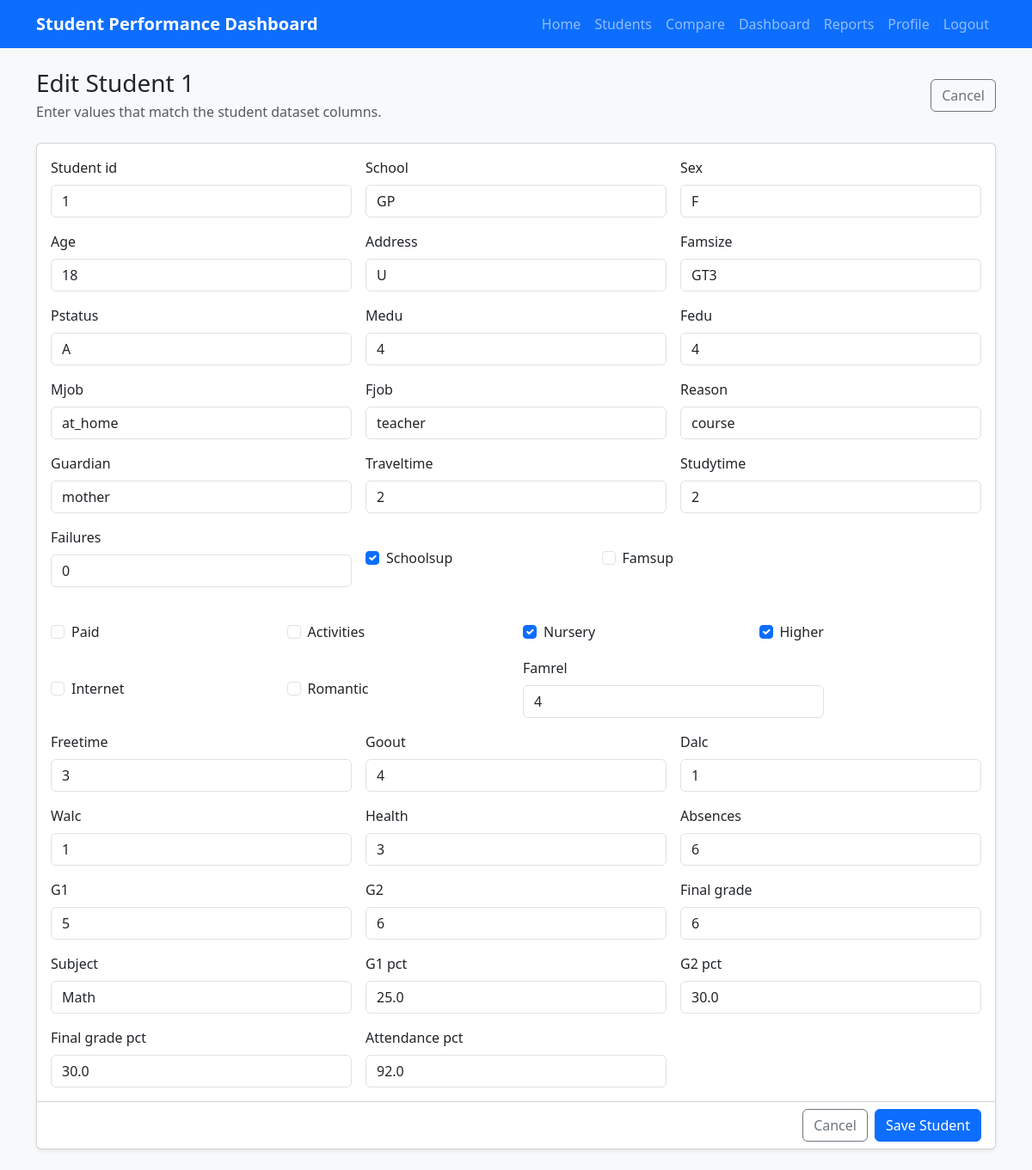
Page /students/1/edit/ (signed in) on the committed database.
### students/models.py (models this page shows, shortened)
class Student(models.Model):
    student_id = models.PositiveIntegerField(unique=True)
    school = models.CharField(max_length=10)
    sex = models.CharField(max_length=1)
    age = models.PositiveIntegerField()
    address = models.CharField(max_length=1)
    famsize = models.CharField(max_length=5)
    Pstatus = models.CharField(max_length=1)
    Medu = models.PositiveIntegerField()
    Fedu = models.PositiveIntegerField()
    Mjob = models.CharField(max_length=30)
    Fjob = models.CharField(max_length=30)
    reason = models.CharField(max_length=30)
    guardian = models.CharField(max_length=30)
    traveltime = models.PositiveIntegerField()
    studytime = models.PositiveIntegerField(db_index=True)
    failures = models.PositiveIntegerField()
    schoolsup = models.BooleanField()
    famsup = models.BooleanField()
    paid = models.BooleanField()
    activities = models.BooleanField()
    nursery = models.BooleanField()
    higher = models.BooleanField()
    internet = models.BooleanField()
    romantic = models.BooleanField()
    famrel = models.PositiveIntegerField()
    freetime = models.PositiveIntegerField()
    goout = models.PositiveIntegerField()
    Dalc = models.PositiveIntegerField()
    Walc = models.PositiveIntegerField()
    health = models.PositiveIntegerField()
    absences = models.PositiveIntegerField()
    G1 = models.PositiveIntegerField()
    G2 = models.PositiveIntegerField()
    final_grade = models.PositiveIntegerField()
    subject = models.CharField(max_length=20, db_index=True)
    G1_pct = models.FloatField()
    G2_pct = models.FloatField()
    final_grade_pct = models.FloatField(db_index=True)
    attendance_pct = models.FloatField(db_index=True)
    class Meta:
        ordering = ['student_id']

### students/views.py (the view, shortened to what this page needs)
# urls.py: path('<int:pk>/edit/', views.StudentUpdateView.as_view(), name='student_update'),
class StudentUpdateView(LoginRequiredMixin, UpdateView):
    model = Student
    form_class = StudentForm
    template_name = 'students/student_form.html'

### templates/students/student_form.html (shortened to what this page needs)
{% extends 'base.html' %}
{% block content %}
<div class="d-flex justify-content-between align-items-center mb-4">
    <div>
        <h1 class="h3 mb-1">{% if object %}Edit Student {{ object.student_id }}{% else %}Add Student{% endif %}</h1>
        <p class="text-muted mb-0">Enter values that match the student dataset columns.</p>
    </div>
    <a class="btn btn-outline-secondary" href="{% url 'students:student_list' %}">Cancel</a>
</div>
<form method="post" class="card shadow-sm">
    <div class="card-body">
        <div class="row g-3">
            {% for field in form %}
                <div class="{% if field.field.widget.input_type == 'checkbox' %}col-md-3{% else %}col-md-4{% endif %}">
                    {% if field.field.widget.input_type == 'checkbox' %}
                        <div class="form-check mt-4">
                            {{ field }}
                            <label class="form-check-label" for="{{ field.id_for_label }}">{{ field.label }}</label>
                        </div>
                    {% else %}
                        <label class="form-label" for="{{ field.id_for_label }}">{{ field.label }}</label>
                        {{ field }}
                    {% endif %}
                </div>
            {% endfor %}
        </div>
    </div>
    <div class="card-footer bg-white d-flex justify-content-end gap-2">
        <a class="btn btn-outline-secondary" href="{% url 'students:student_list' %}">Cancel</a>
        <button class="btn btn-primary" type="submit">Save Student</button>
    </div>
</form>
{% endblock %}

### rows in the picture
Student: student_id "1", form "1" "GP" "F" "18" "U" "GT3" "A" "4" "4" "at_home" "teacher" "course" "mother" "2" "2" "0" "4" "3" "4" "1" "1" "3" "6" "5" "6" "6" "Math" "25.0" "30.0" "30.0" "92.0", form "☑" "☑" "☑"

### other values in the picture
{{ field.label }} "Student id" "School" "Sex" "Age" "Address" "Famsize" "Pstatus" "Medu" "Fedu" "Mjob" "Fjob" "Reason" "Guardian" "Traveltime" "Studytime" "Failures" "Famrel" "Freetime" "Goout" "Dalc" "Walc" "Health" "Absences" "G1" "G2" "Final grade" "Subject" "G1 pct" "G2 pct" "Final grade pct" "Attendance pct"
{{ field.label }} "Schoolsup" "Famsup" "Paid" "Activities" "Nursery" "Higher" "Internet" "Romantic"
